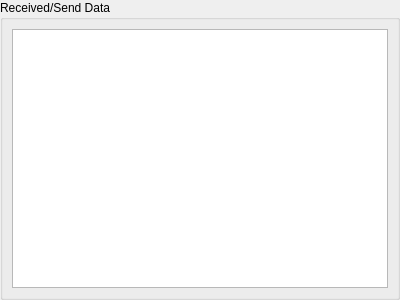
<?xml version="1.0" encoding="UTF-8"?>
<ui version="4.0">
 <class>ReceiveSendPannel</class>
 <widget class="QWidget" name="ReceiveSendPannel">
  <property name="geometry">
   <rect>
    <x>0</x>
    <y>0</y>
    <width>400</width>
    <height>300</height>
   </rect>
  </property>
  <property name="windowTitle">
   <string>Form</string>
  </property>
  <layout class="QVBoxLayout" name="verticalLayout">
   <property name="spacing">
    <number>0</number>
   </property>
   <property name="leftMargin">
    <number>0</number>
   </property>
   <property name="topMargin">
    <number>0</number>
   </property>
   <property name="rightMargin">
    <number>0</number>
   </property>
   <property name="bottomMargin">
    <number>0</number>
   </property>
   <item>
    <widget class="QGroupBox" name="groupBox_3">
     <property name="title">
      <string>Received/Send Data</string>
     </property>
     <layout class="QVBoxLayout" name="verticalLayout_2">
      <item>
       <widget class="QTextEdit" name="textEdit"/>
      </item>
     </layout>
    </widget>
   </item>
  </layout>
 </widget>
 <resources/>
 <connections/>
</ui>
